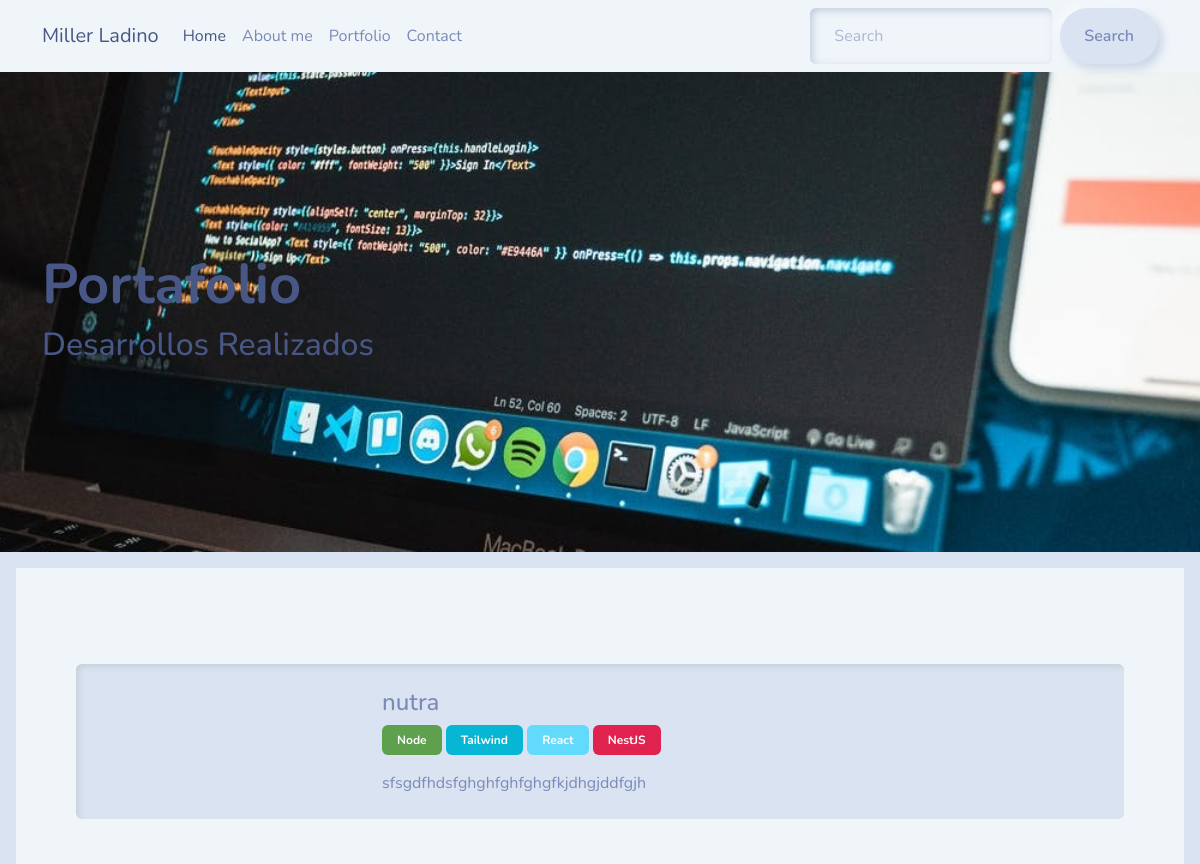
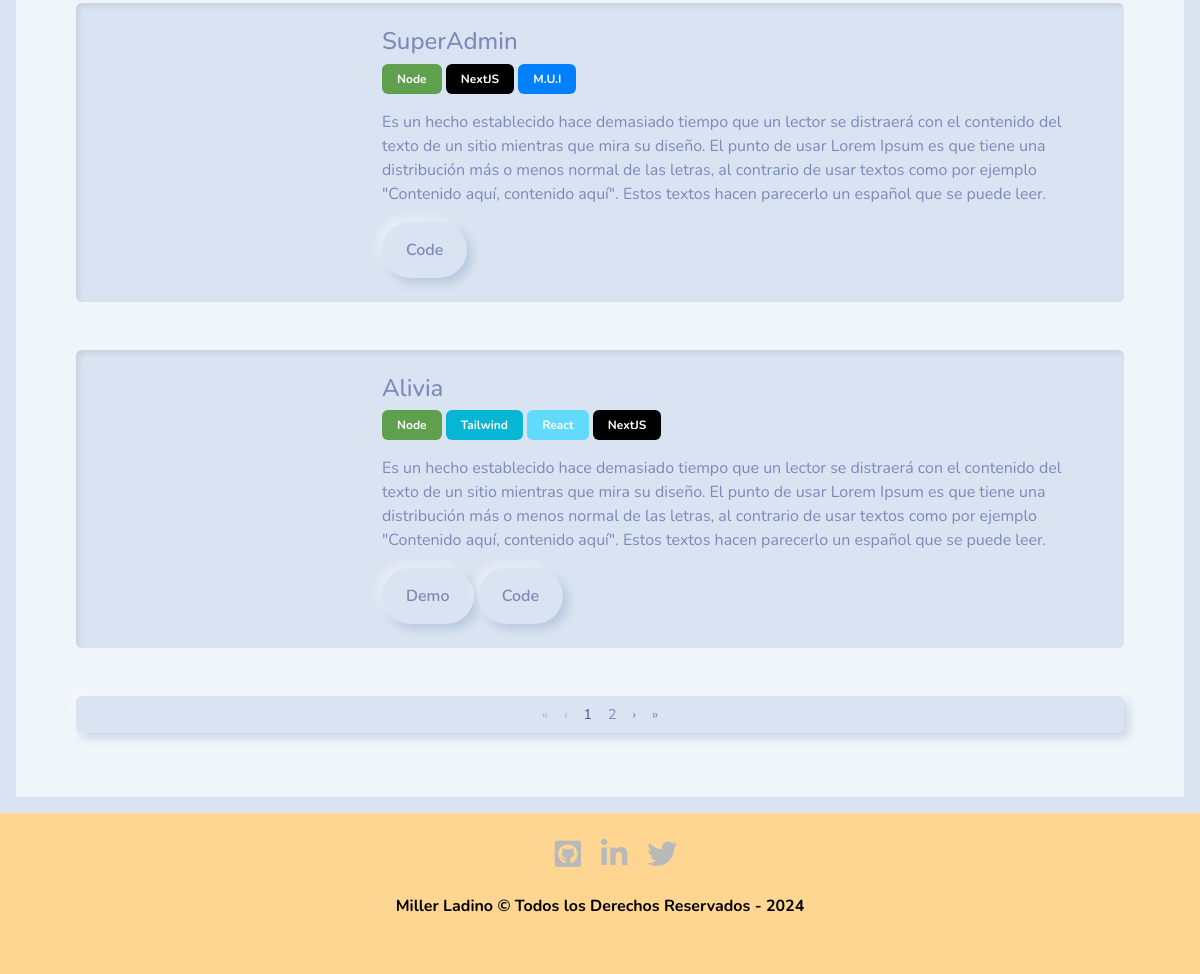
The page /portfolio/ on the database its author committed (2 pictures, top to bottom).
### portfolio/models.py (models this page shows, shortened)
class Projects(models.Model):
    title = models.CharField(max_length=200)
    description = models.TextField()
    tags = models.ManyToManyField(Tag, related_name='projects')
    image = models.ImageField(upload_to='projects/')
    demo = models.URLField(blank=True, max_length=180)
    github = models.URLField(blank=True, max_length=180)
    created_at = models.DateTimeField(auto_now_add=True)
    updated_at = models.DateTimeField(auto_now=True)
    class Meta:
        verbose_name = 'Project'
        verbose_name_plural = 'Projects'
        ordering = ['-created_at']

class Tag(models.Model):
    name = models.CharField(max_length=50, unique=True)
    color = models.CharField(max_length=7, default='#000000')

### portfolio/views.py (the view)
# urls.py: path('portfolio/', portfolio_views.portfolio, name='portfolio'),
def portfolio(request):
    projects_list = Projects.objects.all()
    paginator = Paginator(projects_list, 3)  # Mostrar 3 proyectos por página
    page_number = request.GET.get('page')  # Obtener el número de la página actual
    page_obj = paginator.get_page(page_number)
    return render(request, 'portfolio/portfolio.html', {'page_obj': page_obj})

### portfolio/templates/portfolio/portfolio.html (shortened to what this page needs)
{% extends 'core/base.html' %}
{% block image-header %} portfolio {% endblock %}
{% block title-header %}
<div>
    <h1 class="display-4 fw-bold">Portafolio</h1>
</div>
<div>
    <h3 class="fs-2">Desarrollos Realizados</h3>
</div>
{% endblock %}
{% block content %}
{% load static %}
{% for project in page_obj %}
<div class="card my-5">
    <div class="card-body d-flex align-items-center">
        <div class="col-lg-3 col-md-4 offset-lg-1 mx-3">
        </div>
        <div>
            <h4 class="card-title">{{ project.title }}</h4>
            {% for tag in project.tags.all %}
            <span class="badge mb-3" style="background-color: {{ tag.color }};">{{ tag.name }}</span>
            {% endfor %}
            <p class="card-text">{{ project.description }}</p>
            {% if project.demo %}
            <button type="button" class="btn btn-primary" data-bs-toggle="tooltip" data-bs-placement="top" title="See Demo" onclick="window.open('{{ project.demo }}', '_blank')">
              Demo
            </button>
            {% endif %}
            {% if project.github %}
            <button type="button" class="btn btn-secondary" data-bs-toggle="tooltip" data-bs-placement="top" title="See code" onclick="window.open('{{ project.github }}', '_blank')">
              Code
            </button>
            {% endif %}
        </div>
    </div>
</div>
{% endfor %}
<div>
  <ul class="pagination pagination-sm">
    {% if page_obj.has_previous %}
    <li class="page-item">
      <a class="page-link" href="?page=1">&laquo;</a>
    </li>
    <li class="page-item">
      <a class="page-link" href="?page={{ page_obj.previous_page_number }}">&lsaquo;</a>
    </li>
    {% else %}
    <li class="page-item disabled">
      <a class="page-link" href="#">&laquo;</a>
    </li>
    <li class="page-item disabled">
      <a class="page-link" href="#">&lsaquo;</a>
    </li>
    {% endif %}
    {% for num in page_obj.paginator.page_range %}
      {% if page_obj.number == num %}
      <li class="page-item active">
        <a class="page-link" href="#">{{ num }}</a>
      </li>
      {% else %}
      <li class="page-item">
        <a class="page-link" href="?page={{ num }}">{{ num }}</a>
      </li>
      {% endif %}
    {% endfor %}
    {% if page_obj.has_next %}
    <li class="page-item">
      <a class="page-link" href="?page={{ page_obj.next_page_number }}">&rsaquo;</a>
    </li>
    <li class="page-item">
      <a class="page-link" href="?page={{ page_obj.paginator.num_pages }}">&raquo;</a>
    </li>
    {% endif %}
  </ul>
</div>
{% endblock %}

### rows shown on the page
Projects: title "nutra", description "sfsgdfhdsfghghfghfghgfkjdhgjddfgjh"
Tag: name "Node"
Tag: name "Tailwind"
Tag: name "React"
Tag: name "NestJS"
Projects: title "SuperAdmin", description "Es un hecho establecido hace demasiado tiempo que un lector se distraerá con el contenido del texto de un sitio mientras que mira su diseño. El punto de usar Lorem Ipsum es que tiene una distribución más o menos normal de las letras, al contrario de usar textos como por ejemplo \"Contenido aquí, contenido aquí\". Estos textos hacen parecerlo un español que se puede leer."
Tag: name "NextJS"
Tag: name "M.U.I"
Projects: title "Alivia", description "Es un hecho establecido hace demasiado tiempo que un lector se distraerá con el contenido del texto de un sitio mientras que mira su diseño. El punto de usar Lorem Ipsum es que tiene una distribución más o menos normal de las letras, al contrario de usar textos como por ejemplo \"Contenido aquí, contenido aquí\". Estos textos hacen parecerlo un español que se puede leer."

### other values the page prints
{{ num }} "1"
{{ num }} "2"
